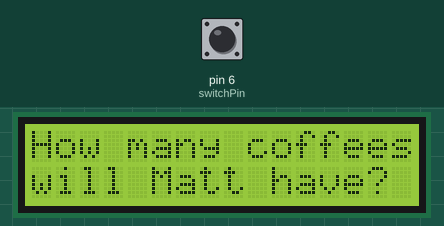
A sketch run on a simulated Arduino Uno, built with avr-gcc and run on an emulated ATmega328P. On the bench: 16×2 character LCD. The test bench sets the inputs (shaded band); at power-on: pin 6 (switchPin) LOW. Random numbers use the default seed unless the sketch sets one.

Above: at 6.2 s.
6.3 s: pin 6 (switchPin) pulled HIGH for 0.15 s
At 6.8 s:
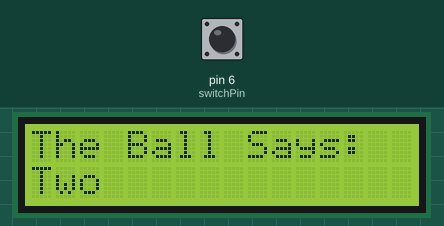
7.9 s: pin 6 (switchPin) pulled HIGH for 1 s
At 9.3 s:
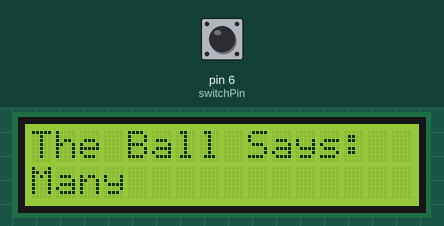
10.4 s: pin 6 (switchPin) pulled HIGH for 0.15 s
At 11.2 s:
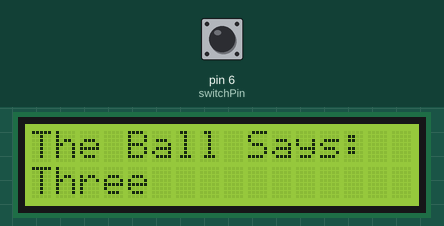
12.0 s: pin 6 (switchPin) pulsed HIGH 5 times (0.12 s each, 0.3 s apart)
At 12.57 s:
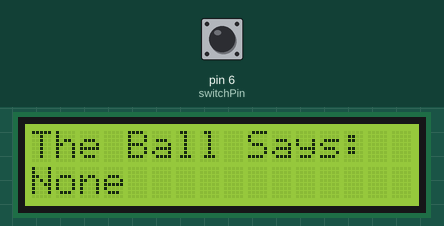
Timing chart, 0 to 15.0 s (numbered marks = the images above; inputs shaded):
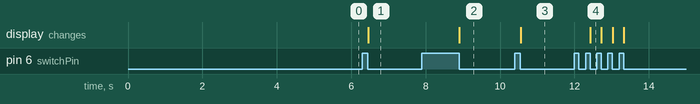

The sketch:

Matt_s_Coffees.ino
```cpp
#include <LiquidCrystal.h>
LiquidCrystal lcd(12, 11, 5, 4, 3, 2);

int switchPin = 6;
int switchState = 0;
int prevSwitchState = 0;
int reply;

void setup() {
  // put your setup code here, to run once:
pinMode(switchPin, INPUT); //making the pin an input.
lcd.begin(16, 2); //initialising the LCD library and giving it dimensions.

lcd.print("How many coffees");//LCD starts to print in the top left
lcd.setCursor(0,1);//setting LCD to move to the bottom left
lcd.print("will Matt have?");
delay(5000);
}

void loop() {
  // put your main code here, to run repeatedly:

switchState = digitalRead(switchPin);

if(switchState != prevSwitchState){ //checking for change in switch state.
  if (switchState == LOW){ //checking that the switch has been triggered to low.
    reply = random(5); //creates a random response number 0-7.
    lcd.clear();
    lcd.print("The Ball Says: ");
    lcd.setCursor(0,1);//setting LCD to move to the bottom left
    switch(reply){
      case 0:
      lcd.print("None");
      break;
      case 1:
      lcd.print("One");
      break;
      case 2:
      lcd.print("Two");
      break;
      case 3:
      lcd.print("Three");
      break;
      case 4:
      lcd.print("Many");
      break;
    }

  }
}
prevSwitchState = switchState;
}
```

Measured:
- after the input at 6.3 s, the display: changes after 0.15 s (image 1)
- after the input at 7.9 s, the display: changes after 1.0 s (image 2)
- after the input at 10.4 s, the display: changes after 0.16 s (image 3)
- after the input at 12.0 s, the display: changes after 0.42 s (image 4)
